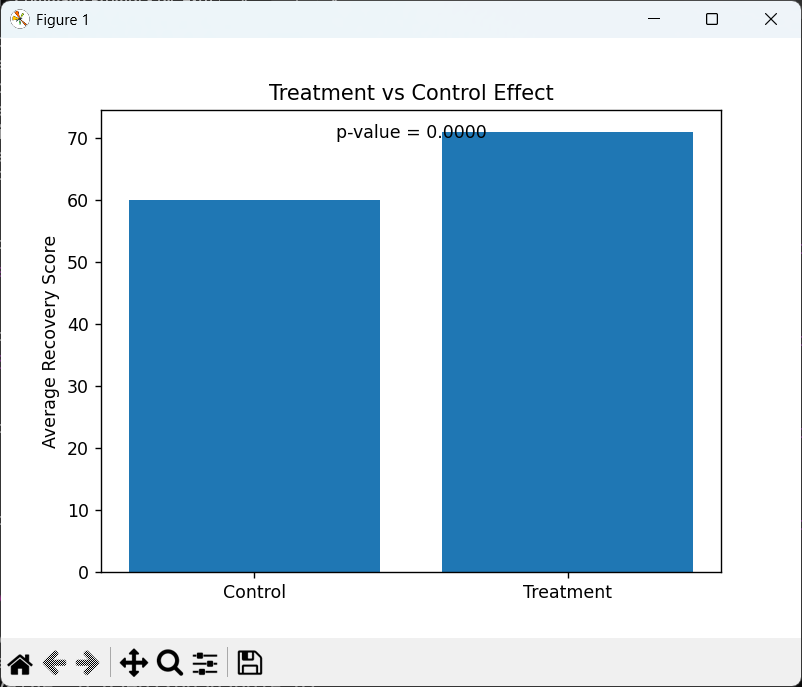

Here is the Python script that generated this plot:
import numpy as np
import matplotlib.pyplot as plt
from scipy import stats

# Sample data (recovery scores)
control_group = np.array([60, 62, 58, 61, 59, 63, 57])
treatment_group = np.array([70, 72, 68, 71, 69, 74, 73])

# Hypothesis testing (t-test)
t_stat, p_value = stats.ttest_ind(treatment_group, control_group)

print("T-statistic:", t_stat)
print("P-value:", p_value)

# Visualization
groups = ['Control', 'Treatment']
means = [np.mean(control_group), np.mean(treatment_group)]

plt.bar(groups, means)
plt.title("Treatment vs Control Effect")
plt.ylabel("Average Recovery Score")
plt.text(0.5, max(means)-1, f"p-value = {p_value:.4f}", ha='center')
plt.show()
